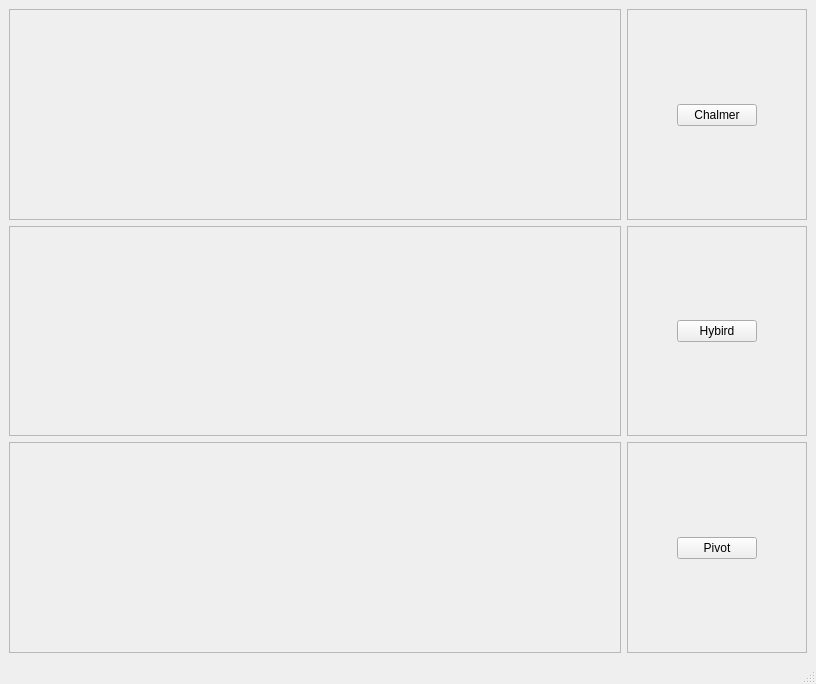
<?xml version="1.0" encoding="UTF-8"?>
<ui version="4.0">
 <class>MainWindow</class>
 <widget class="QMainWindow" name="MainWindow">
  <property name="geometry">
   <rect>
    <x>0</x>
    <y>0</y>
    <width>816</width>
    <height>684</height>
   </rect>
  </property>
  <property name="windowTitle">
   <string>Animated Example</string>
  </property>
  <widget class="QWidget" name="centralwidget">
   <layout class="QGridLayout" name="gridLayout_5">
    <item row="0" column="0">
     <layout class="QGridLayout" name="gridLayout_4" rowstretch="1,1,1" columnstretch="1,0">
      <item row="0" column="0">
       <widget class="QFrame" name="frame_chalmer">
        <property name="frameShape">
         <enum>QFrame::StyledPanel</enum>
        </property>
        <property name="frameShadow">
         <enum>QFrame::Raised</enum>
        </property>
       </widget>
      </item>
      <item row="0" column="1">
       <widget class="QFrame" name="frame_7">
        <property name="frameShape">
         <enum>QFrame::StyledPanel</enum>
        </property>
        <property name="frameShadow">
         <enum>QFrame::Raised</enum>
        </property>
        <layout class="QGridLayout" name="gridLayout_3">
         <item row="0" column="0">
          <spacer name="verticalSpacer_5">
           <property name="orientation">
            <enum>Qt::Vertical</enum>
           </property>
           <property name="sizeHint" stdset="0">
            <size>
             <width>20</width>
             <height>4</height>
            </size>
           </property>
          </spacer>
         </item>
         <item row="1" column="0">
          <layout class="QHBoxLayout" name="horizontalLayout_3">
           <item>
            <spacer name="horizontalSpacer_5">
             <property name="orientation">
              <enum>Qt::Horizontal</enum>
             </property>
             <property name="sizeHint" stdset="0">
              <size>
               <width>40</width>
               <height>20</height>
              </size>
             </property>
            </spacer>
           </item>
           <item>
            <widget class="QPushButton" name="btn_chalmer">
             <property name="text">
              <string>Chalmer</string>
             </property>
            </widget>
           </item>
           <item>
            <spacer name="horizontalSpacer_6">
             <property name="orientation">
              <enum>Qt::Horizontal</enum>
             </property>
             <property name="sizeHint" stdset="0">
              <size>
               <width>40</width>
               <height>20</height>
              </size>
             </property>
            </spacer>
           </item>
          </layout>
         </item>
         <item row="2" column="0">
          <spacer name="verticalSpacer_6">
           <property name="orientation">
            <enum>Qt::Vertical</enum>
           </property>
           <property name="sizeHint" stdset="0">
            <size>
             <width>20</width>
             <height>5</height>
            </size>
           </property>
          </spacer>
         </item>
        </layout>
       </widget>
      </item>
      <item row="1" column="0">
       <widget class="QFrame" name="frame_hybird">
        <property name="frameShape">
         <enum>QFrame::StyledPanel</enum>
        </property>
        <property name="frameShadow">
         <enum>QFrame::Raised</enum>
        </property>
       </widget>
      </item>
      <item row="1" column="1">
       <widget class="QFrame" name="frame_5">
        <property name="frameShape">
         <enum>QFrame::StyledPanel</enum>
        </property>
        <property name="frameShadow">
         <enum>QFrame::Raised</enum>
        </property>
        <layout class="QGridLayout" name="gridLayout">
         <item row="0" column="0">
          <spacer name="verticalSpacer">
           <property name="orientation">
            <enum>Qt::Vertical</enum>
           </property>
           <property name="sizeHint" stdset="0">
            <size>
             <width>20</width>
             <height>50</height>
            </size>
           </property>
          </spacer>
         </item>
         <item row="1" column="0">
          <layout class="QHBoxLayout" name="horizontalLayout">
           <item>
            <spacer name="horizontalSpacer_2">
             <property name="orientation">
              <enum>Qt::Horizontal</enum>
             </property>
             <property name="sizeHint" stdset="0">
              <size>
               <width>40</width>
               <height>20</height>
              </size>
             </property>
            </spacer>
           </item>
           <item>
            <widget class="QPushButton" name="btn_hybird">
             <property name="text">
              <string>Hybird</string>
             </property>
            </widget>
           </item>
           <item>
            <spacer name="horizontalSpacer">
             <property name="orientation">
              <enum>Qt::Horizontal</enum>
             </property>
             <property name="sizeHint" stdset="0">
              <size>
               <width>40</width>
               <height>20</height>
              </size>
             </property>
            </spacer>
           </item>
          </layout>
         </item>
         <item row="2" column="0">
          <spacer name="verticalSpacer_2">
           <property name="orientation">
            <enum>Qt::Vertical</enum>
           </property>
           <property name="sizeHint" stdset="0">
            <size>
             <width>20</width>
             <height>50</height>
            </size>
           </property>
          </spacer>
         </item>
        </layout>
       </widget>
      </item>
      <item row="2" column="0">
       <widget class="QFrame" name="frame_pivot">
        <property name="frameShape">
         <enum>QFrame::StyledPanel</enum>
        </property>
        <property name="frameShadow">
         <enum>QFrame::Raised</enum>
        </property>
       </widget>
      </item>
      <item row="2" column="1">
       <widget class="QFrame" name="frame_6">
        <property name="frameShape">
         <enum>QFrame::StyledPanel</enum>
        </property>
        <property name="frameShadow">
         <enum>QFrame::Raised</enum>
        </property>
        <layout class="QGridLayout" name="gridLayout_2">
         <item row="0" column="0">
          <spacer name="verticalSpacer_3">
           <property name="orientation">
            <enum>Qt::Vertical</enum>
           </property>
           <property name="sizeHint" stdset="0">
            <size>
             <width>20</width>
             <height>4</height>
            </size>
           </property>
          </spacer>
         </item>
         <item row="1" column="0">
          <layout class="QHBoxLayout" name="horizontalLayout_2">
           <item>
            <spacer name="horizontalSpacer_3">
             <property name="orientation">
              <enum>Qt::Horizontal</enum>
             </property>
             <property name="sizeHint" stdset="0">
              <size>
               <width>40</width>
               <height>20</height>
              </size>
             </property>
            </spacer>
           </item>
           <item>
            <widget class="QPushButton" name="btn_pivot">
             <property name="text">
              <string>Pivot</string>
             </property>
            </widget>
           </item>
           <item>
            <spacer name="horizontalSpacer_4">
             <property name="orientation">
              <enum>Qt::Horizontal</enum>
             </property>
             <property name="sizeHint" stdset="0">
              <size>
               <width>40</width>
               <height>20</height>
              </size>
             </property>
            </spacer>
           </item>
          </layout>
         </item>
         <item row="2" column="0">
          <spacer name="verticalSpacer_4">
           <property name="orientation">
            <enum>Qt::Vertical</enum>
           </property>
           <property name="sizeHint" stdset="0">
            <size>
             <width>20</width>
             <height>5</height>
            </size>
           </property>
          </spacer>
         </item>
        </layout>
       </widget>
      </item>
     </layout>
    </item>
   </layout>
  </widget>
  <widget class="QMenuBar" name="menubar">
   <property name="geometry">
    <rect>
     <x>0</x>
     <y>0</y>
     <width>816</width>
     <height>32</height>
    </rect>
   </property>
  </widget>
  <widget class="QStatusBar" name="statusbar"/>
 </widget>
 <resources/>
 <connections/>
</ui>
